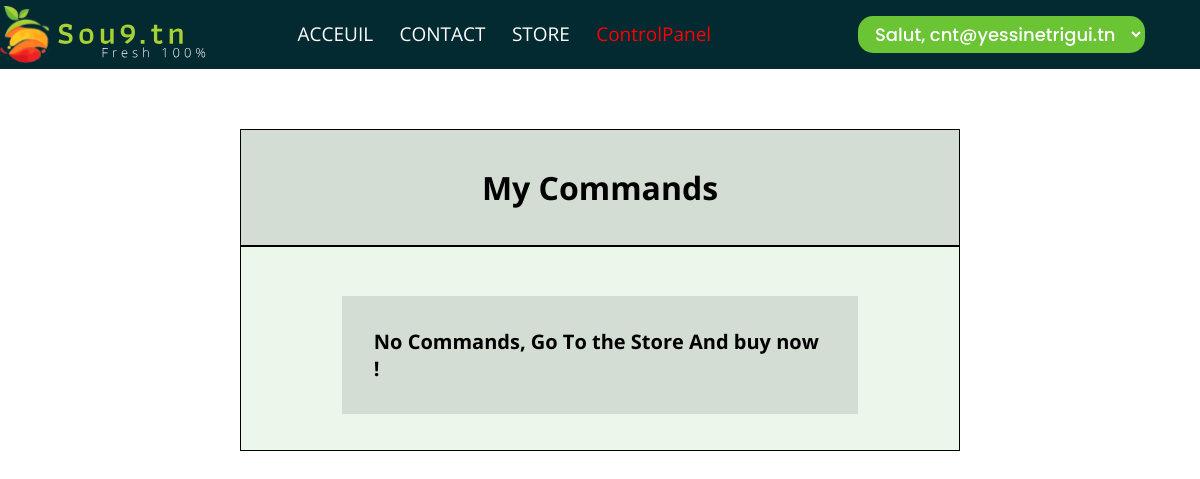
Before: /profile.php (signed in) with the older database file.
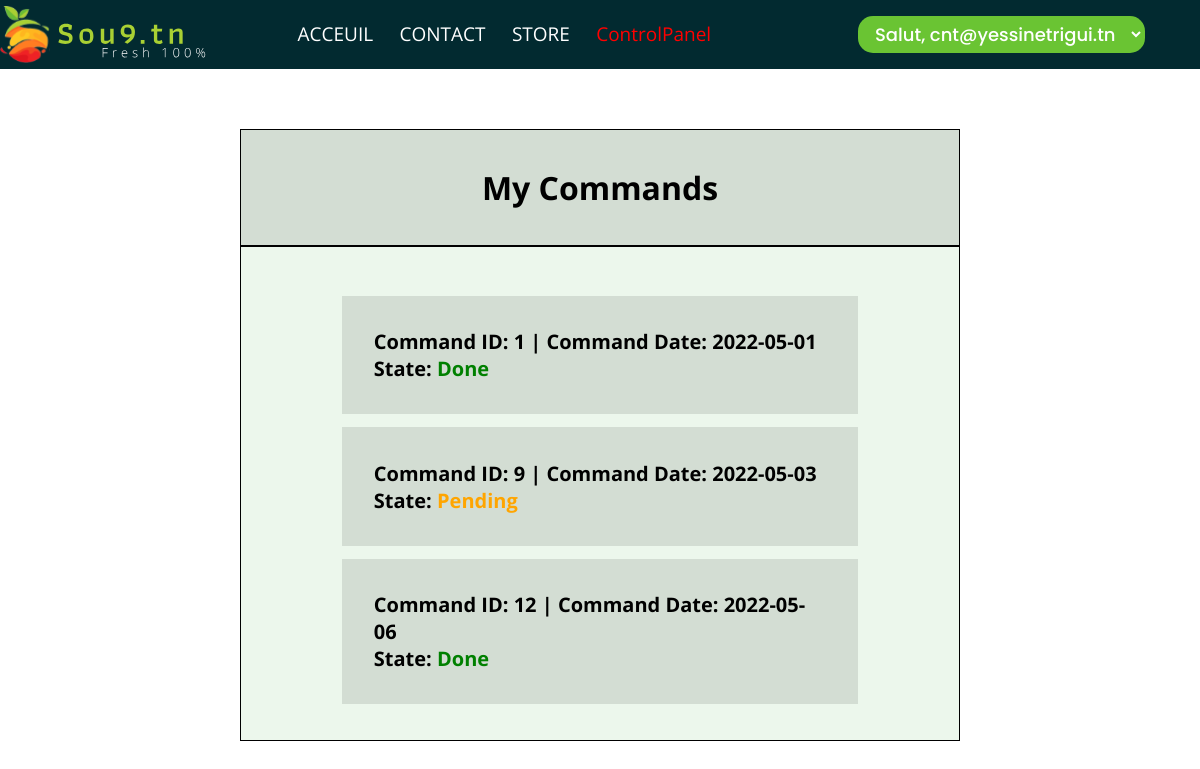
After: the same page with the newer database file.
### tables this page shows
CREATE TABLE `commands` (
  `commandID` int(11) NOT NULL,
  `ClientID` int(11) DEFAULT NULL,
  `LivreurID` int(11) DEFAULT NULL,
  `CommandDetails` varchar(200) DEFAULT NULL,
  `LivrasionDate` date DEFAULT NULL,
  `CommandDate` date DEFAULT NULL,
  `STATE` varchar(60) DEFAULT NULL,
  `TakeLivDate` date DEFAULT NULL
);

### profile.php (the view, shortened to what this page needs)
<?php
if(empty($_SESSION['mail'])){
    header('location: login.php');
}else{
    ?>
    <!DOCTYPE html>
    <html lang="en">
    <?php include "commun/header.php"; ?>
    <link rel="stylesheet" href="style/profile.css">
    <div id="BOX">
        <div class="sub-Box">
            <div class="Title-Box">
                <h1>My Commands</h1>
            </div>
            <div class="Body-Box">
                <?php
                    $id = $_SESSION['id'];
                    $conn = new mysqli('127.0.0.1', 'root', '', 'db-sou9');
                    $req ="select * from commands where ClientID='$id';";
                    $res = $conn->query($req);
                    if($res->num_rows!=0){
                        while($l=$res->fetch_array()){
                            if($l[4]==null){
                                $color = 'orange';
                                $desc = 'Pending';
                            }else{
                                $color = 'Green';
                                $desc = 'Done';
                            }
                            echo "
                            <div class='item'>
                                <h1 class='title'>Command ID: $l[0] | Command Date: $l[5] <br> State: <span style='color:$color;'>$desc</span> <br> </h1>
                            </div>
                            ";
                        }
                    }else{
                        echo "
                            <div class='item'>
                                <h1 class='title'>No Commands, Go To the Store And buy now !</h1>
                            </div>
                            ";
                    }
                ?>
            </div>
        </div>
    </div>
<?php }

Changed rows visible on the page:
now on this page (row edited): commands: commandID "1", CommandDate "2022-05-01", LivrasionDate "Done"
added commands: commandID "9", CommandDate "2022-05-03", LivrasionDate "Pending"
added commands: commandID "12", CommandDate "2022-05-06", LivrasionDate "Done"
Other visible differences:
text no longer shown: "No Commands, Go To the Store And buy now !"
